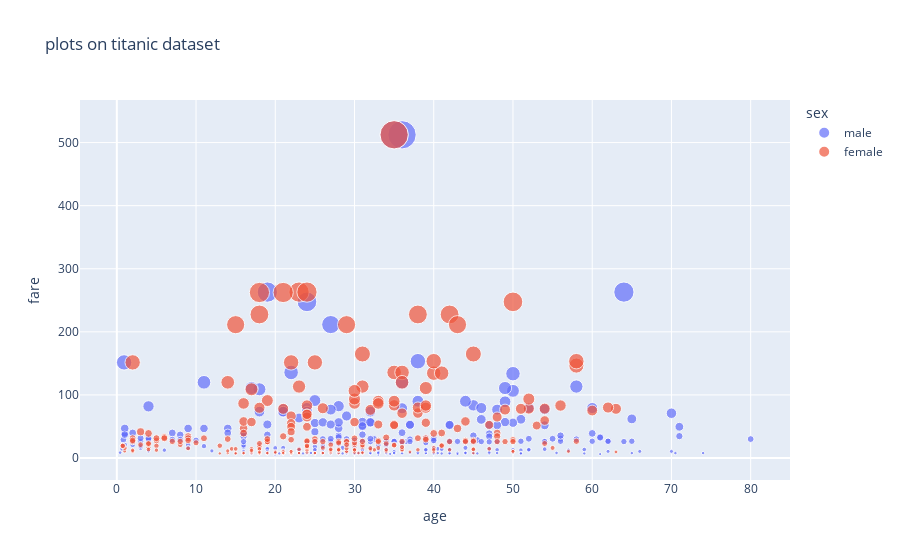

Notebook code cell kept with this figure:
### Code cell
# scatter plot

fig = px.scatter(df, x='age', y='fare', color='sex', size= 'fare',  title='plots on titanic dataset')
fig.show()

### Figure 1 — Plotly figure (JSON) as saved in the notebook; plotly's stock layout.template omitted (floating-point values rounded to 4 significant figures; data arrays with more than 128 entries replaced by an {"elided": "..."} marker saying what was removed)
{"data": [{"hovertemplate": "sex=male<br>age=%{x}<br>fare=%{marker.size}<extra></extra>", "legendgroup": "male", "marker": {"color": "#636efa", "size": {"elided": "577 float values"}, "sizemode": "area", "sizeref": 1.281, "symbol": "circle"}, "mode": "markers", "name": "male", "orientation": "v", "showlegend": true, "type": "scatter", "x": {"elided": "577 float values"}, "xaxis": "x", "y": {"elided": "577 float values"}, "yaxis": "y"}, {"hovertemplate": "sex=female<br>age=%{x}<br>fare=%{marker.size}<extra></extra>", "legendgroup": "female", "marker": {"color": "#EF553B", "size": {"elided": "314 float values"}, "sizemode": "area", "sizeref": 1.281, "symbol": "circle"}, "mode": "markers", "name": "female", "orientation": "v", "showlegend": true, "type": "scatter", "x": {"elided": "314 float values"}, "xaxis": "x", "y": {"elided": "314 float values"}, "yaxis": "y"}], "layout": {"legend": {"itemsizing": "constant", "title": {"text": "sex"}, "tracegroupgap": 0}, "title": {"text": "plots on titanic dataset"}, "xaxis": {"anchor": "y", "domain": [0, 1], "title": {"text": "age"}}, "yaxis": {"anchor": "x", "domain": [0, 1], "title": {"text": "fare"}}}}
